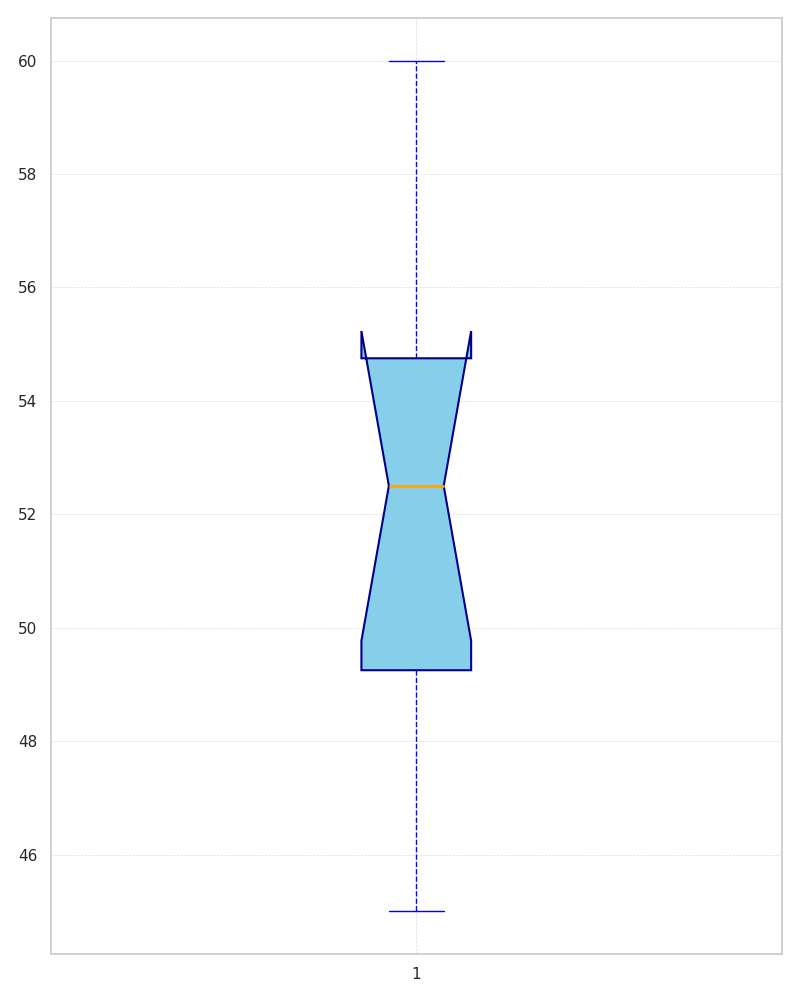

Write the Python code that produced this figure.
import matplotlib.pyplot as plt

combined_yield = [45, 50, 55, 47, 52, 60, 58, 54, 49, 53]

fig, ax = plt.subplots(figsize=(8, 10))

box = ax.boxplot(combined_yield, vert=True, patch_artist=True,
                 flierprops=dict(marker='o', color='red', alpha=0.5),
                 boxprops=dict(color='darkblue', linewidth=1.5),
                 whiskerprops=dict(color='blue', linestyle='--'),
                 capprops=dict(color='blue'),
                 medianprops=dict(color='orange', linewidth=2),
                 notch=True)

for patch in box['boxes']:
    patch.set_facecolor('skyblue')

ax.grid(True, which='both', linestyle='--', linewidth=0.5, alpha=0.7)

plt.tight_layout()
plt.show()
